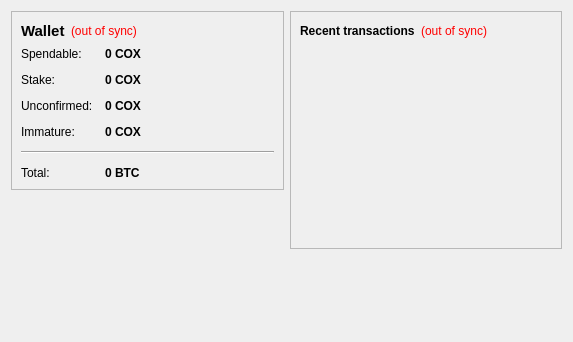
<?xml version="1.0" encoding="UTF-8"?>
<ui version="4.0">
 <class>OverviewPage</class>
 <widget class="QWidget" name="OverviewPage">
  <property name="geometry">
   <rect>
    <x>0</x>
    <y>0</y>
    <width>573</width>
    <height>342</height>
   </rect>
  </property>
  <property name="windowTitle">
   <string>Form</string>
  </property>
  <layout class="QHBoxLayout" name="horizontalLayout" stretch="1,1">
   <item>
    <layout class="QVBoxLayout" name="verticalLayout_2">
     <item>
      <widget class="QFrame" name="frame">
       <property name="frameShape">
        <enum>QFrame::StyledPanel</enum>
       </property>
       <property name="frameShadow">
        <enum>QFrame::Raised</enum>
       </property>
       <layout class="QVBoxLayout" name="verticalLayout_4">
        <item>
         <layout class="QHBoxLayout" name="horizontalLayout_4">
          <item>
           <widget class="QLabel" name="label_5">
            <property name="font">
             <font>
              <pointsize>11</pointsize>
              <weight>75</weight>
              <bold>true</bold>
             </font>
            </property>
            <property name="text">
             <string>Wallet</string>
            </property>
           </widget>
          </item>
          <item>
           <widget class="QLabel" name="labelWalletStatus">
            <property name="toolTip">
             <string>The displayed information may be out of date. Your wallet automatically synchronizes with the CobraCoin network after a connection is established, but this process has not completed yet.</string>
            </property>
            <property name="styleSheet">
             <string notr="true">QLabel { color: red; }</string>
            </property>
            <property name="text">
             <string notr="true">(out of sync)</string>
            </property>
            <property name="alignment">
             <set>Qt::AlignLeading|Qt::AlignLeft|Qt::AlignVCenter</set>
            </property>
           </widget>
          </item>
          <item>
           <spacer name="horizontalSpacer_2">
            <property name="orientation">
             <enum>Qt::Horizontal</enum>
            </property>
            <property name="sizeHint" stdset="0">
             <size>
              <width>40</width>
              <height>20</height>
             </size>
            </property>
           </spacer>
          </item>
         </layout>
        </item>
        <item>
         <layout class="QFormLayout" name="formLayout_2">
          <property name="fieldGrowthPolicy">
           <enum>QFormLayout::AllNonFixedFieldsGrow</enum>
          </property>
          <property name="horizontalSpacing">
           <number>12</number>
          </property>
          <property name="verticalSpacing">
           <number>12</number>
          </property>
          <item row="0" column="0">
           <widget class="QLabel" name="label">
            <property name="text">
             <string>Spendable:</string>
            </property>
           </widget>
          </item>
          <item row="0" column="1">
           <widget class="QLabel" name="labelBalance">
            <property name="font">
             <font>
              <weight>75</weight>
              <bold>true</bold>
             </font>
            </property>
            <property name="cursor">
             <cursorShape>IBeamCursor</cursorShape>
            </property>
            <property name="toolTip">
             <string>Your current spendable balance</string>
            </property>
            <property name="text">
             <string notr="true">0 COX</string>
            </property>
            <property name="textInteractionFlags">
             <set>Qt::LinksAccessibleByMouse|Qt::TextSelectableByKeyboard|Qt::TextSelectableByMouse</set>
            </property>
           </widget>
          </item>
          <item row="1" column="0">
           <widget class="QLabel" name="label_6">
            <property name="text">
             <string>Stake:</string>
            </property>
           </widget>
          </item>
          <item row="1" column="1">
           <widget class="QLabel" name="labelStake">
            <property name="font">
             <font>
              <weight>75</weight>
              <bold>true</bold>
             </font>
            </property>
            <property name="cursor">
             <cursorShape>IBeamCursor</cursorShape>
            </property>
            <property name="toolTip">
             <string>Total of coins that was staked, and do not yet count toward the current balance</string>
            </property>
            <property name="text">
             <string notr="true">0 COX</string>
            </property>
            <property name="textInteractionFlags">
             <set>Qt::LinksAccessibleByMouse|Qt::TextSelectableByKeyboard|Qt::TextSelectableByMouse</set>
            </property>
           </widget>
          </item>
          <item row="2" column="0">
           <widget class="QLabel" name="label_3">
            <property name="text">
             <string>Unconfirmed:</string>
            </property>
           </widget>
          </item>
          <item row="2" column="1">
           <widget class="QLabel" name="labelUnconfirmed">
            <property name="font">
             <font>
              <weight>75</weight>
              <bold>true</bold>
             </font>
            </property>
            <property name="cursor">
             <cursorShape>IBeamCursor</cursorShape>
            </property>
            <property name="toolTip">
             <string>Total of transactions that have yet to be confirmed, and do not yet count toward the current balance</string>
            </property>
            <property name="text">
             <string notr="true">0 COX</string>
            </property>
            <property name="textInteractionFlags">
             <set>Qt::LinksAccessibleByMouse|Qt::TextSelectableByKeyboard|Qt::TextSelectableByMouse</set>
            </property>
           </widget>
          </item>
          <item row="3" column="0">
           <widget class="QLabel" name="labelImmatureText">
            <property name="text">
             <string>Immature:</string>
            </property>
           </widget>
          </item>
          <item row="3" column="1">
           <widget class="QLabel" name="labelImmature">
            <property name="font">
             <font>
              <weight>75</weight>
              <bold>true</bold>
             </font>
            </property>
            <property name="toolTip">
             <string>Mined balance that has not yet matured</string>
            </property>
            <property name="text">
             <string notr="true">0 COX</string>
            </property>
            <property name="textInteractionFlags">
             <set>Qt::LinksAccessibleByMouse|Qt::TextSelectableByKeyboard|Qt::TextSelectableByMouse</set>
            </property>
           </widget>
          </item>
          <item row="4" column="0" colspan="2">
           <widget class="Line" name="line">
            <property name="orientation">
             <enum>Qt::Horizontal</enum>
            </property>
           </widget>
          </item>
          <item row="5" column="0">
           <widget class="QLabel" name="labelTotalText">
            <property name="text">
             <string>Total:</string>
            </property>
           </widget>
          </item>
          <item row="5" column="1">
           <widget class="QLabel" name="labelTotal">
            <property name="font">
             <font>
              <weight>75</weight>
              <bold>true</bold>
             </font>
            </property>
            <property name="cursor">
             <cursorShape>IBeamCursor</cursorShape>
            </property>
            <property name="toolTip">
             <string>Your current total balance</string>
            </property>
            <property name="text">
             <string notr="true">0 BTC</string>
            </property>
            <property name="textInteractionFlags">
             <set>Qt::LinksAccessibleByMouse|Qt::TextSelectableByKeyboard|Qt::TextSelectableByMouse</set>
            </property>
           </widget>
          </item>
         </layout>
        </item>
       </layout>
      </widget>
     </item>
     <item>
      <spacer name="verticalSpacer">
       <property name="orientation">
        <enum>Qt::Vertical</enum>
       </property>
       <property name="sizeHint" stdset="0">
        <size>
         <width>20</width>
         <height>40</height>
        </size>
       </property>
      </spacer>
     </item>
    </layout>
   </item>
   <item>
    <layout class="QVBoxLayout" name="verticalLayout_3">
     <item>
      <widget class="QFrame" name="frame_2">
       <property name="frameShape">
        <enum>QFrame::StyledPanel</enum>
       </property>
       <property name="frameShadow">
        <enum>QFrame::Raised</enum>
       </property>
       <layout class="QVBoxLayout" name="verticalLayout">
        <item>
         <layout class="QHBoxLayout" name="horizontalLayout_2">
          <item>
           <widget class="QLabel" name="label_4">
            <property name="text">
             <string>&lt;b&gt;Recent transactions&lt;/b&gt;</string>
            </property>
           </widget>
          </item>
          <item>
           <widget class="QLabel" name="labelTransactionsStatus">
            <property name="toolTip">
             <string>The displayed information may be out of date. Your wallet automatically synchronizes with the CobraCoin network after a connection is established, but this process has not completed yet.</string>
            </property>
            <property name="styleSheet">
             <string notr="true">QLabel { color: red; }</string>
            </property>
            <property name="text">
             <string notr="true">(out of sync)</string>
            </property>
            <property name="alignment">
             <set>Qt::AlignRight|Qt::AlignTrailing|Qt::AlignVCenter</set>
            </property>
           </widget>
          </item>
          <item>
           <spacer name="horizontalSpacer">
            <property name="orientation">
             <enum>Qt::Horizontal</enum>
            </property>
            <property name="sizeHint" stdset="0">
             <size>
              <width>40</width>
              <height>20</height>
             </size>
            </property>
           </spacer>
          </item>
         </layout>
        </item>
        <item>
         <widget class="QListView" name="listTransactions">
          <property name="styleSheet">
           <string notr="true">QListView { background: transparent; }</string>
          </property>
          <property name="frameShape">
           <enum>QFrame::NoFrame</enum>
          </property>
          <property name="verticalScrollBarPolicy">
           <enum>Qt::ScrollBarAlwaysOff</enum>
          </property>
          <property name="horizontalScrollBarPolicy">
           <enum>Qt::ScrollBarAlwaysOff</enum>
          </property>
          <property name="selectionMode">
           <enum>QAbstractItemView::NoSelection</enum>
          </property>
         </widget>
        </item>
       </layout>
      </widget>
     </item>
     <item>
      <spacer name="verticalSpacer_2">
       <property name="orientation">
        <enum>Qt::Vertical</enum>
       </property>
       <property name="sizeHint" stdset="0">
        <size>
         <width>20</width>
         <height>40</height>
        </size>
       </property>
      </spacer>
     </item>
    </layout>
   </item>
  </layout>
 </widget>
 <resources/>
 <connections/>
</ui>
